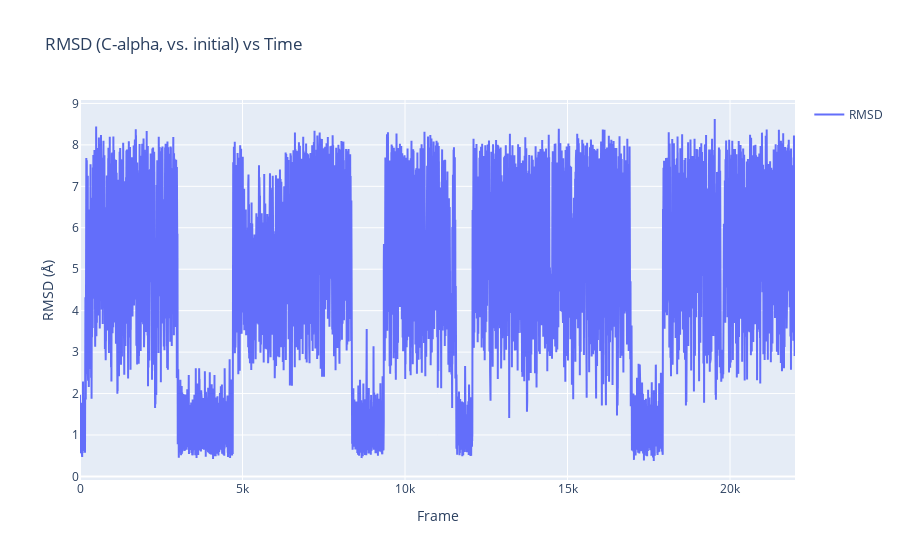

The cell this chart's notebook holds for it:
### Markdown cell above
### 4.3. RMSD `rmsd_analysis`

### Code cell
rmsd_result = genesis_exe.rmsd_analysis(molecule=mol, trajs=traj, 
                                        selection_group=["an:CA"], 
                                        fitting_method="TR+ROT", 
                                        fitting_atom=1, analysis_atom=1)

fig = go.Figure()
fig.add_trace(go.Scatter(x=np.arange(traj.nframe), y=rmsd_result.rmsd,
                        mode='lines', name='RMSD'))

fig.update_layout(
    title="RMSD (C-alpha, vs. initial) vs Time",
    xaxis_title="Frame",
    yaxis_title="RMSD (Å)",
    showlegend=True
)

fig.show()
print("Plotly plot for rmsd_analysis generated.")

### Figure 1 — Plotly figure (JSON) as saved in the notebook; plotly's stock layout.template omitted (floating-point values rounded to 4 significant figures; data arrays with more than 128 entries replaced by an {"elided": "..."} marker saying what was removed)
{"data": [{"mode": "lines", "name": "RMSD", "type": "scatter", "x": {"elided": "22000 int values"}, "y": {"elided": "22000 float values"}}], "layout": {"showlegend": true, "title": {"text": "RMSD (C-alpha, vs. initial) vs Time"}, "xaxis": {"title": {"text": "Frame"}}, "yaxis": {"title": {"text": "RMSD (Å)"}}}}
